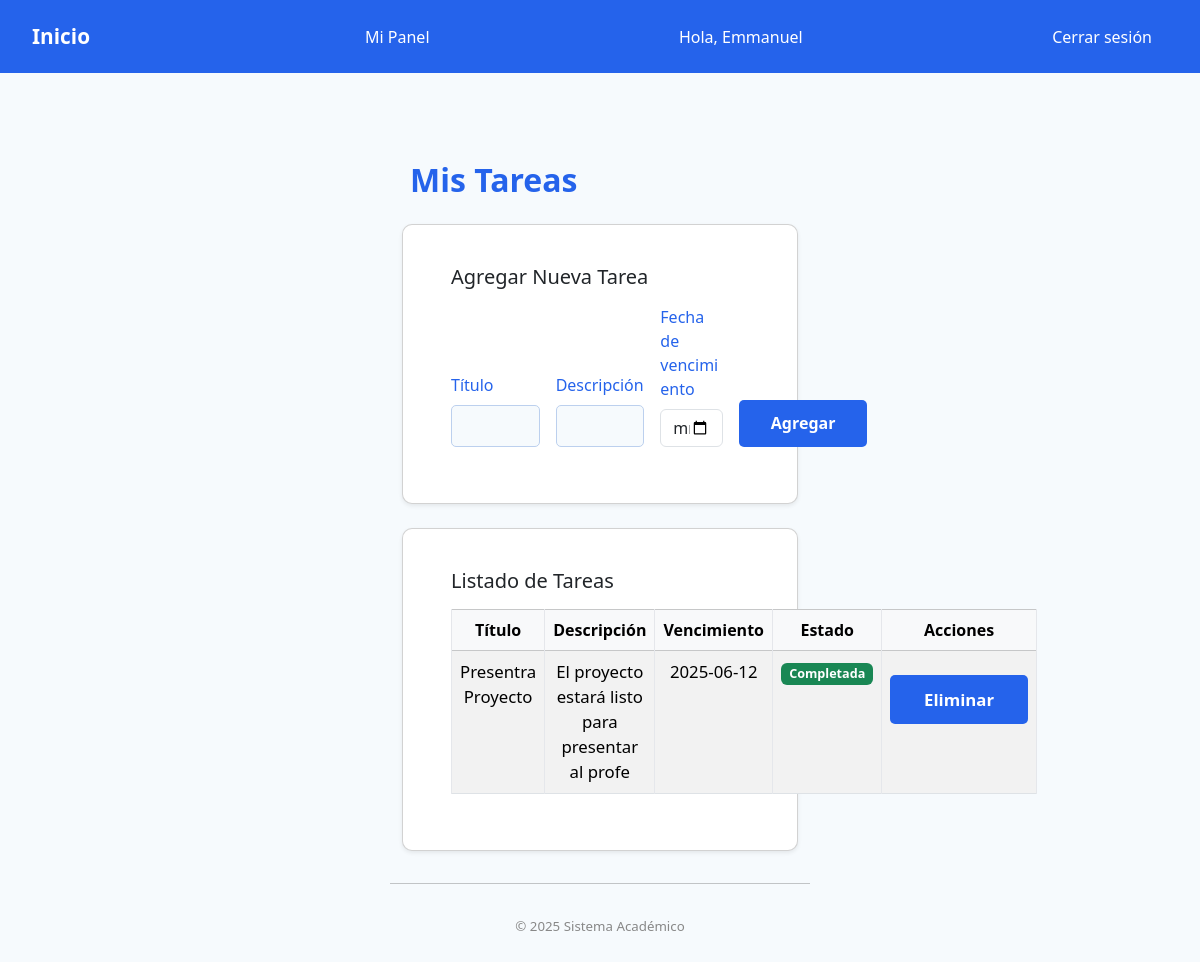
The app's page /tasks (signed in) with its own data.
### models.py (models this page shows)
class User(db.Model):
    id = db.Column(db.Integer, primary_key=True)
    username = db.Column(db.String(50), unique=True, nullable=False)
    password_hash = db.Column(db.String(128), nullable=False)
    first_name = db.Column(db.String(50), nullable=False)
    last_name = db.Column(db.String(50), nullable=False)
    is_admin = db.Column(db.Boolean, default=False)
    grade_level_id = db.Column(db.Integer, db.ForeignKey('grade_level.id'), nullable=True)
    group_id = db.Column(db.Integer, db.ForeignKey('group.id'), nullable=True)
    last_activity_at = db.Column(db.DateTime)
    created_at = db.Column(db.DateTime, default=datetime.utcnow)
    tasks = relationship('Task', backref='user', cascade="all, delete-orphan")
    class_schedules = relationship('ClassSchedule', backref='user', cascade="all, delete-orphan")
    student_subjects = db.relationship('StudentSubject', backref='user', lazy='dynamic')
    grades = db.relationship('Grade', backref='user', lazy='dynamic')
    attendances = db.relationship('Attendance', backref='user', lazy='dynamic')
    behaviors = db.relationship('Behavior', backref='user', lazy='dynamic')

class Task(db.Model):
    id = db.Column(db.Integer, primary_key=True)
    user_id = db.Column(db.Integer, db.ForeignKey('user.id'), nullable=False)
    title = db.Column(db.String(100), nullable=False)
    description = db.Column(db.Text)
    due_date = db.Column(db.Date, nullable=False)
    completed = db.Column(db.Boolean, default=False)
    grade_value = db.Column(db.Float)
    admin_graded_at = db.Column(db.DateTime)
    created_at = db.Column(db.DateTime, default=datetime.utcnow)

### app.py (the view)
    def wrapped_view(*args, **kwargs):
        if g.user is None:
            flash("Debes iniciar sesión.", "warning")
            return redirect(url_for("login"))
        return view(*args, **kwargs)

### app.py (called while the page is built, shortened)
@app.before_request
def load_logged_in_user():
    user_id = session.get('user_id')
    if user_id is None:
        g.user = None
    else:
        g.user = User.query.get(user_id)
        if g.user:
            g.user.last_activity_at = datetime.utcnow()
            db.session.commit()

@app.context_processor
def inject_globals():
    now_aware = datetime.now(timezone.utc)
    return dict(current_user=g.user, current_year=now_aware.year, now=lambda: now_aware)

def login_required(view):
    def wrapped_view(*args, **kwargs):
        if g.user is None:
            flash("Debes iniciar sesión.", "warning")
            return redirect(url_for("login"))
        return view(*args, **kwargs)
    wrapped_view.__name__ = view.__name__
    return wrapped_view

@app.route("/tasks", methods=["GET", "POST"])
@login_required
def tasks():
    tasks = g.user.tasks
    return render_template("tasks.html", tasks=tasks)

### templates/tasks.html (shortened to what this page needs)
{% extends 'base.html' %}
{% block content_user %}
<div class="container my-4">
  <h2 class="fw-bold mb-4">Mis Tareas</h2>
  <div class="card shadow-sm mb-4">
    <div class="card-body">
      <h5 class="card-title mb-3">Agregar Nueva Tarea</h5>
      <form method="post" class="row g-3 align-items-end">
        <div class="col-md-4">
          <label class="form-label">Título</label>
          <input type="text" name="title" class="form-control" required>
        </div>
        <div class="col-md-4">
          <label class="form-label">Descripción</label>
          <input type="text" name="description" class="form-control">
        </div>
        <div class="col-md-3">
          <label class="form-label">Fecha de vencimiento</label>
          <input type="date" name="due_date" class="form-control" required>
        </div>
        <div class="col-md-1 d-grid">
          <button type="submit" class="btn btn-primary">Agregar</button>
        </div>
      </form>
    </div>
  </div>
  <div class="card shadow-sm">
    <div class="card-body">
      <h5 class="card-title mb-3">Listado de Tareas</h5>
      <table class="table table-bordered table-striped">
        <thead class="table-light">
          <tr>
            <th>Título</th>
            <th>Descripción</th>
            <th>Vencimiento</th>
            <th>Estado</th>
            <th>Acciones</th>
          </tr>
        </thead>
        <tbody>
          {% for task in tasks %}
          <tr>
            <td>{{ task.title }}</td>
            <td>{{ task.description }}</td>
            <td>{{ task.due_date }}</td>
            <td>
              {% if task.completed %}
                <span class="badge bg-success">Completada</span>
              {% else %}
                <span class="badge bg-warning text-dark">Pendiente</span>
              {% endif %}
            </td>
            <td>
              <form action="{{ url_for('delete_task', task_id=task.id) }}" method="post" style="display:inline;" onsubmit="return confirm('¿Eliminar esta tarea?');">
                <button type="submit" class="btn btn-danger btn-sm">Eliminar</button>
              </form>
            </td>
          </tr>
          {% else %}
          <tr><td colspan="5" class="text-muted">No tienes tareas registradas.</td></tr>
          {% endfor %}
        </tbody>
      </table>
    </div>
  </div>
</div>
{% endblock %}

### templates/base.html (shortened to what this page needs)
{% if current_user and current_user.is_admin %}
<!DOCTYPE html>
<html>
<head>
    <meta charset="utf-8" />
    <title>Panel Admin</title>
    <link rel="stylesheet" type="text/css" href="{{ url_for('static', filename='admin.css')}}" />
    <link rel="stylesheet" href="https://cdnjs.cloudflare.com/ajax/libs/font-awesome/6.4.0/css/all.min.css"/>
</head>
<body>
    <div class="admin-layout">
        <nav class="admin-sidebar">
            <div class="logo">Admin <i class="fa-solid fa-graduation-cap"></i></div>
            <a href="{{ url_for('admin_dashboard') }}" class="{% if request.endpoint == 'admin_dashboard' %}active{% endif %}"><i class="fa-solid fa-gauge"></i> Dashboard</a>
            <a href="{{ url_for('admin_users') }}" class="{% if 'admin_users' in request.endpoint %}active{% endif %}"><i class="fa-solid fa-users"></i> Usuarios</a>
            <a href="{{ url_for('admin_groups') }}" class="{% if 'admin_groups' in request.endpoint %}active{% endif %}"><i class="fa-solid fa-layer-group"></i> Grupos</a>
            <a href="{{ url_for('admin_grade_levels') }}" class="{% if 'admin_grade_levels' in request.endpoint %}active{% endif %}"><i class="fa-solid fa-list-ol"></i> Grados</a>
            <a href="{{ url_for('admin_subjects') }}" class="{% if 'admin_subjects' in request.endpoint %}active{% endif %}"><i class="fa-solid fa-book"></i> Materias</a>
            <a href="{{ url_for('admin_grade_students') }}" class="{% if 'admin_grade_students' in request.endpoint %}active{% endif %}"><i class="fa-solid fa-pen"></i> Calificar</a>
            <a href="{{ url_for('admin_reports') }}" class="{% if 'admin_reports' in request.endpoint %}active{% endif %}"><i class="fa-solid fa-chart-bar"></i> Reportes</a>
            <div class="sidebar-footer">
                <span>&copy; {{ current_year }} Admin</span>
            </div>
        </nav>
        <main class="admin-main">
            <div class="admin-header">
                <span class="user"><i class="fa-solid fa-user"></i> {{ current_user.first_name }}</span>
                <a href="{{ url_for('logout') }}" class="logout"><i class="fa-solid fa-arrow-right-from-bracket"></i> Cerrar sesión</a>
            </div>
            {% block content_admin %}{% endblock %}
        </main>
    </div>
</body>
</html>
{% else %}
<!DOCTYPE html>
<html>
<head>
    <link href="https://cdn.jsdelivr.net/npm/bootstrap@5.3.3/dist/css/bootstrap.min.css" rel="stylesheet">
    <link rel="stylesheet" type="text/css" href="{{ url_for('static', filename='site.css')}}" />
</head>
<body>
    {% if not hide_navbar %}
    <div class="navbar">
        <a href="{{ url_for('home') }}" class="navbar-brand">Inicio</a>
        {% if current_user %}
            {% if current_user.is_admin %}
                <a href="{{ url_for('admin_dashboard') }}" class="navbar-item">Panel Admin</a>
                <a href="{{ url_for('admin_users') }}" class="navbar-item">Usuarios</a>
                <a href="{{ url_for('admin_groups') }}" class="navbar-item">Grupos</a>
                <a href="{{ url_for('admin_grade_levels') }}" class="navbar-item">Grados</a>
                <a href="{{ url_for('admin_subjects') }}" class="navbar-item">Materias</a>
            {% else %}
                <a href="{{ url_for('dashboard') }}" class="navbar-item">Mi Panel</a>
            {% endif %}
            <span class="navbar-item">Hola, {{ current_user.first_name }}</span>
            <a href="{{ url_for('logout') }}" class="navbar-item">Cerrar sesión</a>
        {% else %}
            <a href="{{ url_for('login') }}" class="navbar-item">Iniciar sesión</a>
            <a href="{{ url_for('register') }}" class="navbar-item">Registrarse</a>
        {% endif %}
    </div>
    {% endif %}
    <div class="body-content">
        {% block content_user %}{% endblock %}
        <hr/>
        <footer>
            <small>&copy; {{ current_year }} Sistema Académico</small>
        </footer>
    </div>
</body>
</html>
{% endif %}

### static/site.css (style rules this page uses)
body { font-family: 'Segoe UI', Arial, sans-serif; background: #f6fafd; margin: 0; padding: 0; color: #222; }
.navbar { background: #2563eb; color: #fff; padding: 1em 2em; display: flex; align-items: center; gap: 1em; }
.navbar a { color: #fff; text-decoration: none; margin-right: 1em; font-weight: 500; }
.navbar a.navbar-brand { font-size: 1.3em; font-weight: bold; margin-right: 2em; }
.navbar-item { margin-right: 1em; }
.body-content { max-width: 500px; margin: 2em auto; padding: 2em 2.5em 1.5em 2.5em; background: none; box-shadow: none; border-radius: 0; }
h1, h2 { color: #2563eb; margin-top: 0; }
form div { margin-bottom: 1em; }
label { display: block; margin-bottom: 0.3em; color: #2563eb; font-weight: 500; }
input[type="text"], input[type="password"], select { width: 100%; padding: 0.5em; border: 1px solid #bcd0ee; border-radius: 5px; font-size: 1em; background: #f6fafd; box-sizing: border-box; }
button[type="submit"] { background: #2563eb; color: #fff; border: none; padding: 0.7em 2em; border-radius: 5px; font-size: 1em; font-weight: bold; cursor: pointer; transition: background 0.2s; }
footer { text-align: center; color: #888; margin-top: 2em; font-size: 0.95em; }
.card { background: #fff; border-radius: 10px; box-shadow: 0 2px 8px rgba(37,99,235,0.08); padding: 1.5em 2em; margin-bottom: 2em; }
table { width: 100%; border-collapse: collapse; margin: 1em 0; background: #fff; }
th, td { border: 1px solid #e5e7eb; padding: 0.7em; text-align: center; }
td { font-size: 1.05em; }
th { background: #f1f5f9; color: #2563eb; }
.btn { display: inline-block; background: #2563eb; color: #fff; padding: 0.5em 1.2em; border-radius: 5px; text-decoration: none; font-weight: 500; margin-top: 1em; }

### records on screen
User: first_name "Emmanuel"
Task: title "Presentra Proyecto", description "El proyecto estará listo para presentar al profe", due_date "2025-06-12", completed "Completada"
